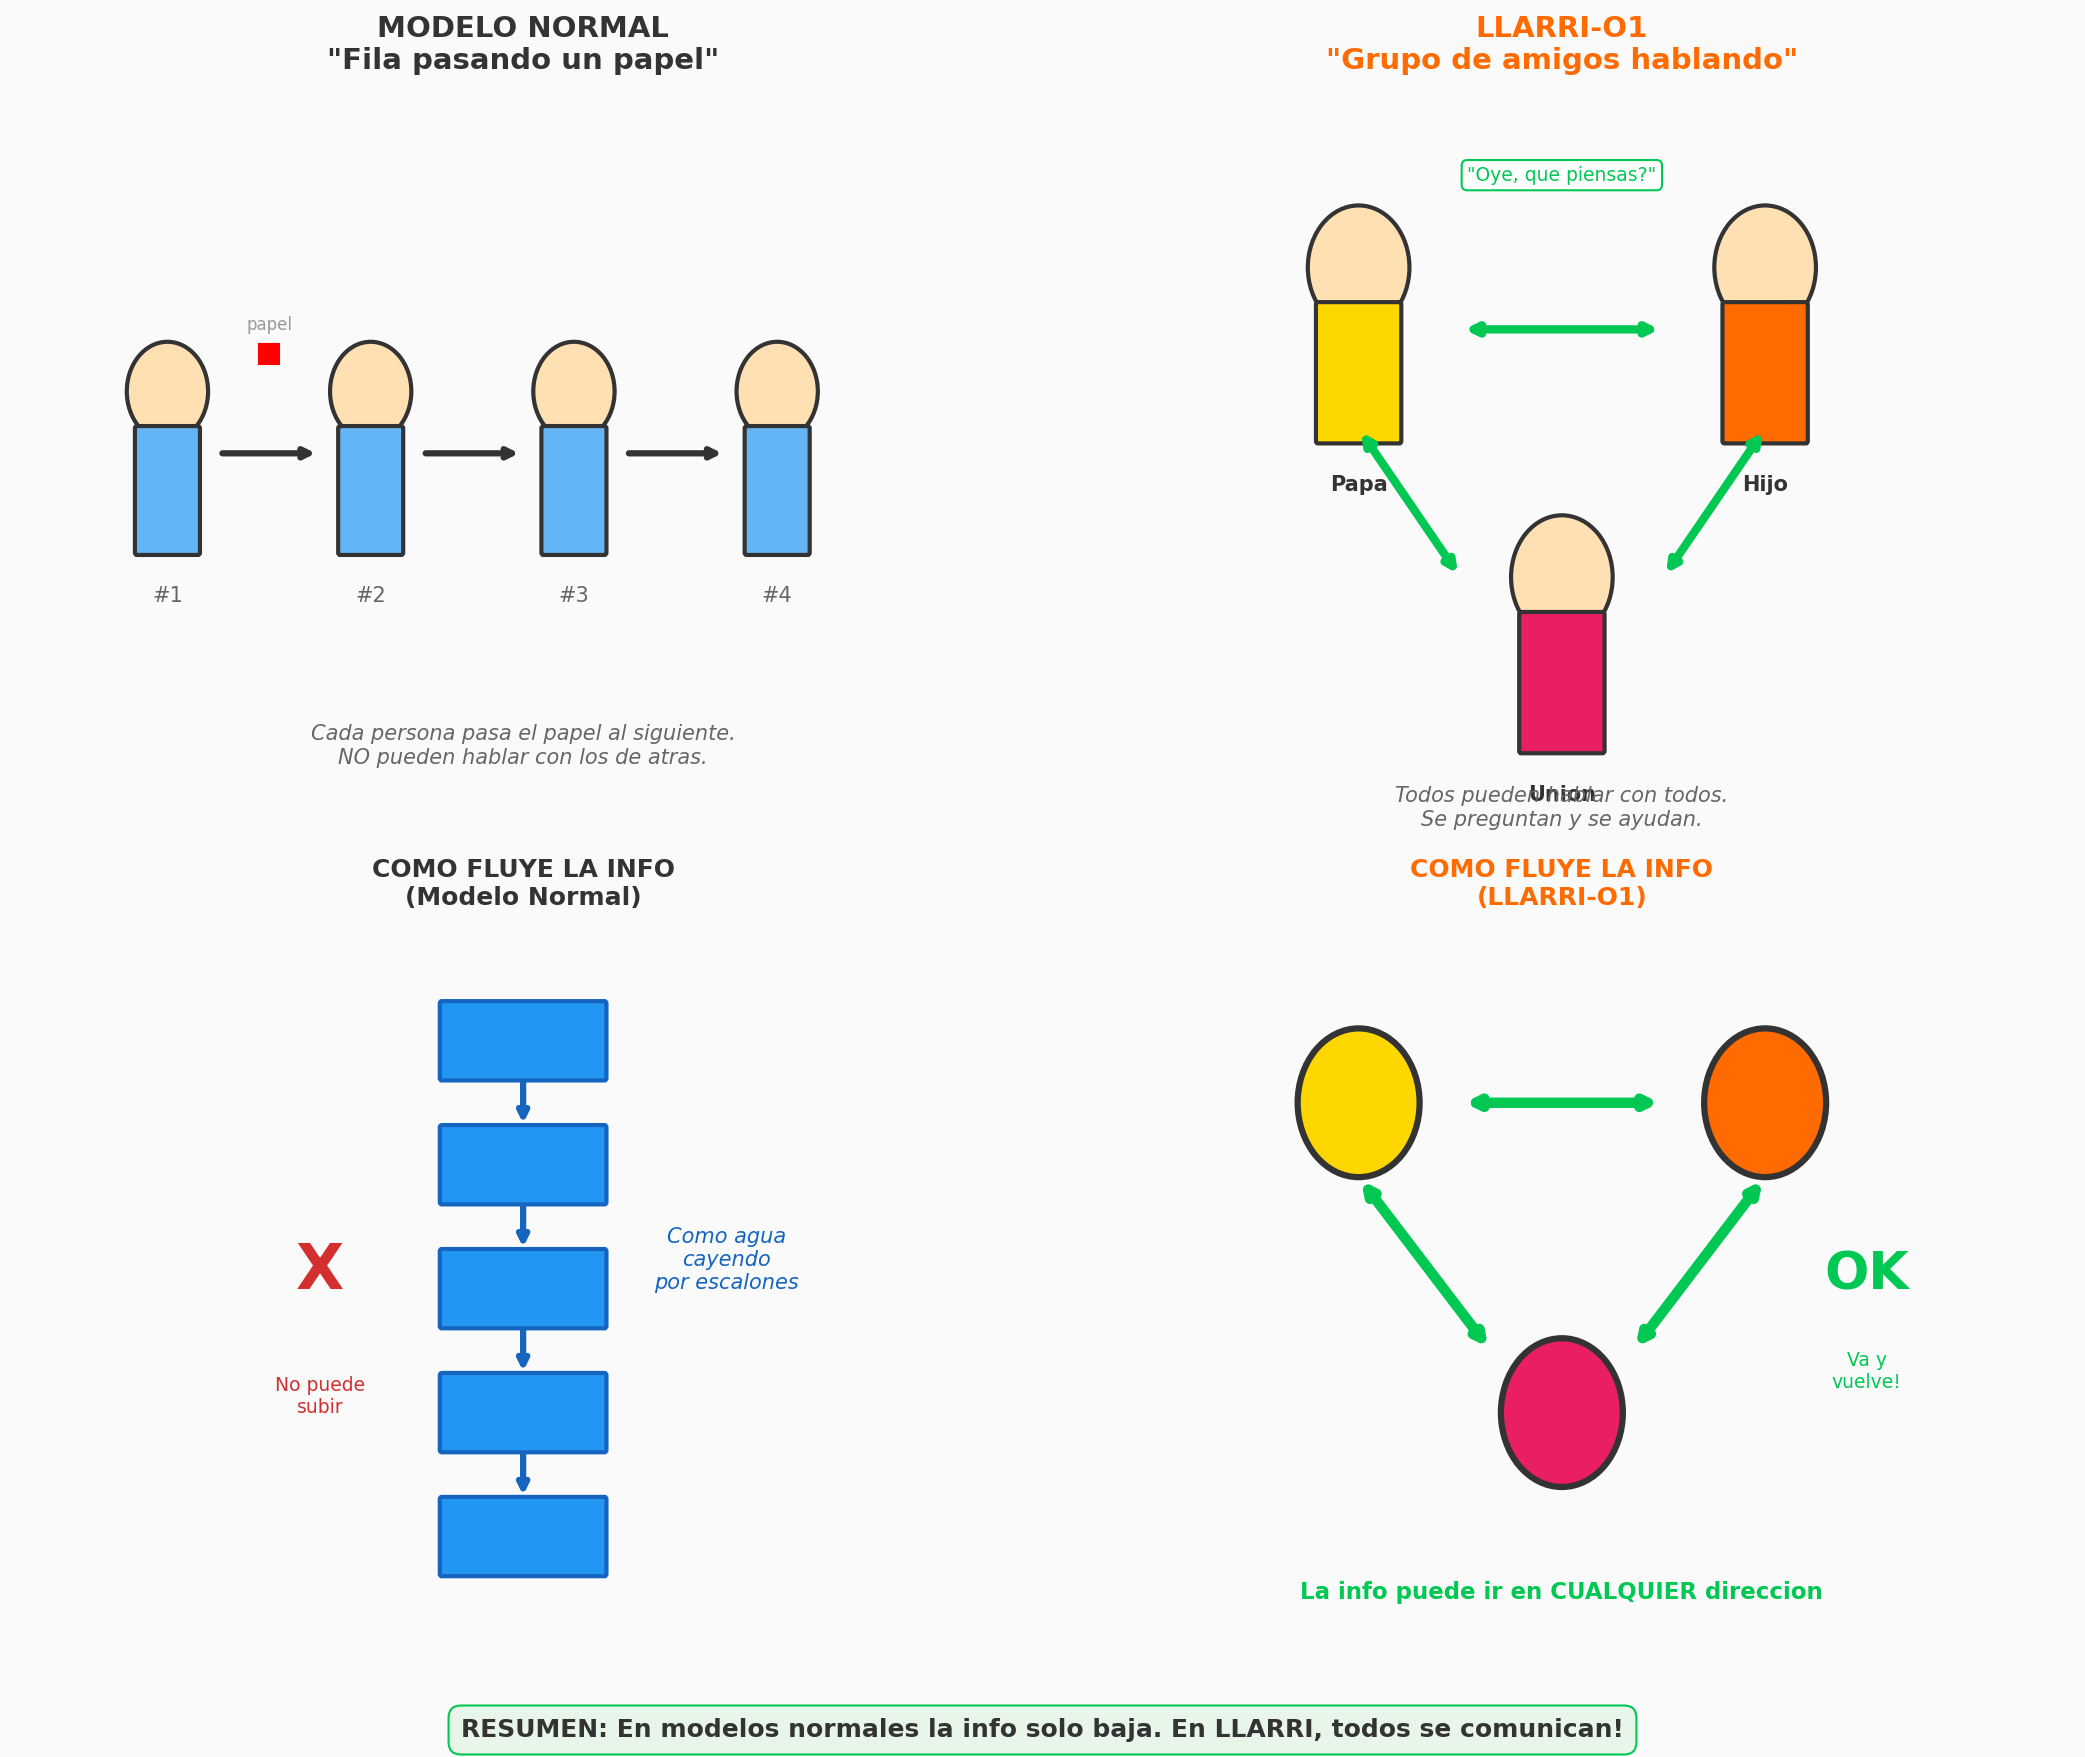

Python code for this plot:
"""
DIAGRAMA SUPER SIMPLE - Tipo explicacion para ninos
====================================================
"""

import matplotlib.pyplot as plt
import matplotlib.patches as patches
from matplotlib.patches import FancyBboxPatch, Circle

fig, axes = plt.subplots(2, 2, figsize=(14, 12))
fig.patch.set_facecolor('#FAFAFA')

# ================================================================
# 1. MODELO NORMAL = FILA DE PERSONAS
# ================================================================
ax1 = axes[0, 0]
ax1.set_xlim(0, 10)
ax1.set_ylim(0, 6)
ax1.axis('off')
ax1.set_title('MODELO NORMAL\n"Fila pasando un papel"', fontsize=14, fontweight='bold', color='#333')

# Personas en fila
personas = [(1.5, 3), (3.5, 3), (5.5, 3), (7.5, 3)]
colores = ['#64B5F6', '#64B5F6', '#64B5F6', '#64B5F6']

for i, ((x, y), color) in enumerate(zip(personas, colores)):
    # Cabeza
    circle = Circle((x, y+0.5), 0.4, facecolor='#FFE0B2', edgecolor='#333', linewidth=2)
    ax1.add_patch(circle)
    # Cuerpo
    rect = FancyBboxPatch((x-0.3, y-0.8), 0.6, 1, boxstyle="round,pad=0.02",
                          facecolor=color, edgecolor='#333', linewidth=2)
    ax1.add_patch(rect)
    ax1.text(x, y-1.2, f'#{i+1}', ha='center', fontsize=10, color='#666')

# Flechas entre personas
for i in range(len(personas)-1):
    ax1.annotate('', xy=(personas[i+1][0]-0.5, 3), xytext=(personas[i][0]+0.5, 3),
                arrowprops=dict(arrowstyle='->', color='#333', lw=3))

# Papel viajando
ax1.text(2.5, 4, 'papel', fontsize=8, ha='center', color='#999')
ax1.plot([2.5], [3.8], 'rs', markersize=10)

# Explicacion
ax1.text(5, 0.5, 'Cada persona pasa el papel al siguiente.\nNO pueden hablar con los de atras.',
         ha='center', fontsize=10, color='#666', style='italic')

# ================================================================
# 2. LLARRI = GRUPO DE AMIGOS
# ================================================================
ax2 = axes[0, 1]
ax2.set_xlim(0, 10)
ax2.set_ylim(0, 6)
ax2.axis('off')
ax2.set_title('LLARRI-O1\n"Grupo de amigos hablando"', fontsize=14, fontweight='bold', color='#FF6B00')

# Personas en circulo
personas_llarri = [(3, 4), (7, 4), (5, 1.5)]
colores_llarri = ['#FFD700', '#FF6B00', '#E91E63']
nombres = ['Papa', 'Hijo', 'Union']

for (x, y), color, nombre in zip(personas_llarri, colores_llarri, nombres):
    # Cabeza
    circle = Circle((x, y+0.5), 0.5, facecolor='#FFE0B2', edgecolor='#333', linewidth=2)
    ax2.add_patch(circle)
    # Cuerpo
    rect = FancyBboxPatch((x-0.4, y-0.9), 0.8, 1.1, boxstyle="round,pad=0.02",
                          facecolor=color, edgecolor='#333', linewidth=2)
    ax2.add_patch(rect)
    ax2.text(x, y-1.3, nombre, ha='center', fontsize=10, color='#333', fontweight='bold')

# Lineas de comunicacion (bidireccionales)
ax2.annotate('', xy=(6, 4), xytext=(4, 4),
            arrowprops=dict(arrowstyle='<->', color='#00C853', lw=4))
ax2.annotate('', xy=(4, 2), xytext=(3, 3.2),
            arrowprops=dict(arrowstyle='<->', color='#00C853', lw=4))
ax2.annotate('', xy=(6, 2), xytext=(7, 3.2),
            arrowprops=dict(arrowstyle='<->', color='#00C853', lw=4))

# Burbujas de dialogo
ax2.text(5, 5.2, '"Oye, que piensas?"', fontsize=9, ha='center', color='#00C853',
         bbox=dict(boxstyle='round', facecolor='white', edgecolor='#00C853'))

# Explicacion
ax2.text(5, 0, 'Todos pueden hablar con todos.\nSe preguntan y se ayudan.',
         ha='center', fontsize=10, color='#666', style='italic')

# ================================================================
# 3. FLUJO NORMAL (Cascada)
# ================================================================
ax3 = axes[1, 0]
ax3.set_xlim(0, 10)
ax3.set_ylim(0, 6)
ax3.axis('off')
ax3.set_title('COMO FLUYE LA INFO\n(Modelo Normal)', fontsize=12, fontweight='bold', color='#333')

# Cascada de agua
niveles = [(5, 5), (5, 4), (5, 3), (5, 2), (5, 1)]
for i, (x, y) in enumerate(niveles):
    rect = FancyBboxPatch((x-0.8, y-0.3), 1.6, 0.6, boxstyle="round,pad=0.02",
                          facecolor='#2196F3', edgecolor='#1565C0', linewidth=2)
    ax3.add_patch(rect)
    if i < len(niveles)-1:
        ax3.annotate('', xy=(5, niveles[i+1][1]+0.3), xytext=(5, y-0.3),
                    arrowprops=dict(arrowstyle='->', color='#1565C0', lw=3))

# Agua cayendo
ax3.text(7, 3, 'Como agua\ncayendo\npor escalones', ha='center', fontsize=10, 
         color='#1565C0', style='italic')

# X roja para "no sube"
ax3.text(3, 3, 'X', fontsize=30, ha='center', color='#d32f2f', fontweight='bold')
ax3.text(3, 2, 'No puede\nsubir', ha='center', fontsize=9, color='#d32f2f')

# ================================================================
# 4. FLUJO LLARRI (Red)
# ================================================================
ax4 = axes[1, 1]
ax4.set_xlim(0, 10)
ax4.set_ylim(0, 6)
ax4.axis('off')
ax4.set_title('COMO FLUYE LA INFO\n(LLARRI-O1)', fontsize=12, fontweight='bold', color='#FF6B00')

# Nodos conectados
nodos = [(3, 4.5), (7, 4.5), (5, 2)]
colores_nodos = ['#FFD700', '#FF6B00', '#E91E63']

for (x, y), color in zip(nodos, colores_nodos):
    circle = Circle((x, y), 0.6, facecolor=color, edgecolor='#333', linewidth=3)
    ax4.add_patch(circle)

# Conexiones bidireccionales
ax4.annotate('', xy=(6, 4.5), xytext=(4, 4.5),
            arrowprops=dict(arrowstyle='<->', color='#00C853', lw=5))
ax4.annotate('', xy=(4.3, 2.5), xytext=(3, 3.9),
            arrowprops=dict(arrowstyle='<->', color='#00C853', lw=5))
ax4.annotate('', xy=(5.7, 2.5), xytext=(7, 3.9),
            arrowprops=dict(arrowstyle='<->', color='#00C853', lw=5))

# Check verde
ax4.text(8, 3, 'OK', fontsize=25, ha='center', color='#00C853', fontweight='bold')
ax4.text(8, 2.2, 'Va y\nvuelve!', ha='center', fontsize=9, color='#00C853')

# Explicacion central
ax4.text(5, 0.5, 'La info puede ir en CUALQUIER direccion', 
         ha='center', fontsize=11, color='#00C853', fontweight='bold')

# ================================================================
# MENSAJE FINAL
# ================================================================
fig.text(0.5, 0.01, 
         'RESUMEN: En modelos normales la info solo baja. En LLARRI, todos se comunican!',
         ha='center', fontsize=12, fontweight='bold', color='#333',
         bbox=dict(boxstyle='round', facecolor='#E8F5E9', edgecolor='#00C853', pad=0.5))

plt.tight_layout(rect=[0, 0.04, 1, 0.98])
plt.savefig('diagrama_super_simple.png', dpi=150, facecolor='#FAFAFA', bbox_inches='tight')
print("Guardado: diagrama_super_simple.png")
plt.show()
